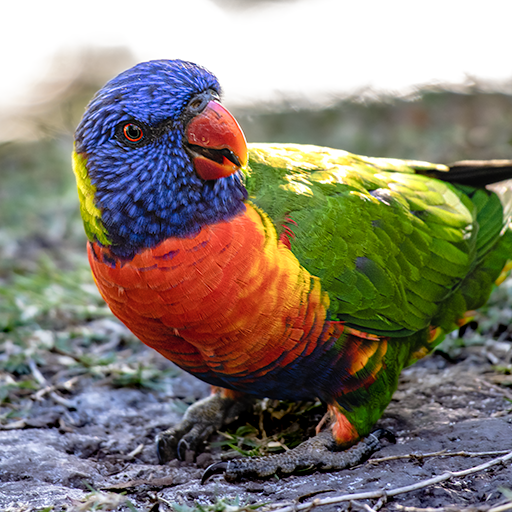
#> input picture CV/2026/birb.png, 512 x 512 px
$ python 2_basics.py
#> lines starting #> are read from the running program, lines starting #| are printed output that depends on the picture; after the words box and inside, x2 and y2 are one past the last pixel; in counts of white or black regions, pixels touching at a corner belong together
import cv2 as cv
import numpy as np


def callback(event,x,y,flags,param):
    if event == cv.EVENT_LBUTTONDOWN:
        # Print the BGR values of the image
        print(param[y, x])

def display_image(winname, img, normalise=False):
    if normalise:
        cv.imshow(winname, (img - np.min(img)) / (np.max(img) - np.min(img)))
    else:
        cv.imshow(winname, img)

def demo():

    # Read the image as a png
    img = cv.imread('birb.png', cv.IMREAD_COLOR)
#> img is the input picture: shape (512, 512, 3); mean B, G, R 116.1, 127.6, 135.2
    if img is None:
        print("No image!")
        return

    cv.imshow('img', img)
    cv.waitKey()

    # Converting to grayscale
    img_gray = cv.cvtColor(img, cv.COLOR_BGR2GRAY)
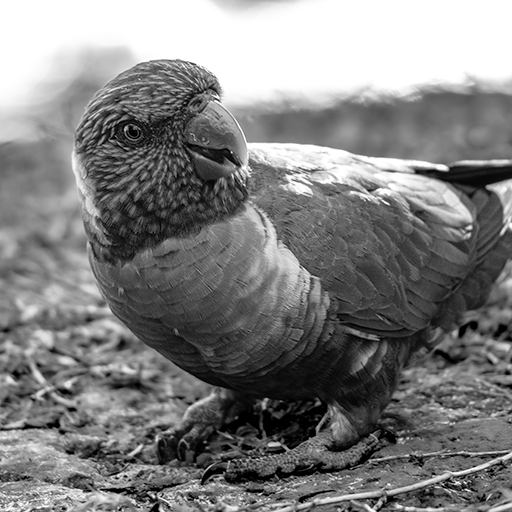
#> img_gray: shape (512, 512); min 0, max 255, mean 128.6
    cv.imshow('img_gray', img_gray)
    cv.waitKey()

    # Cropping
    x, y, w, h = (50, 50, 400, 500)
    img_cropped = img[y:y+h,x:x+w, :]
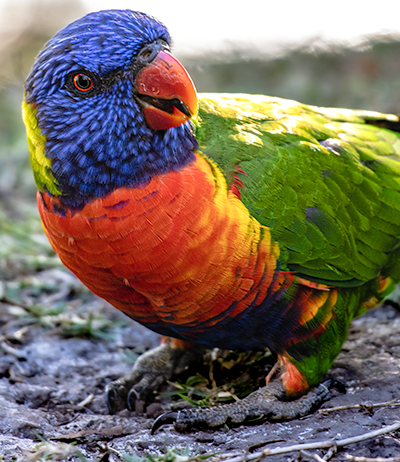
#> img_cropped: shape (462, 400, 3); mean B, G, R 95.6, 108.8, 121.4
    cv.imshow('img_cropped', img_cropped)
    cv.waitKey()

    # Resizing
    img_resized = cv.resize(img, (128, 128))
    cv.imshow('img_resized', img_resized)
    cv.waitKey()

    # Setting values
    x, y, w, h = (100, 100, 50, 50)
    img_set = img.copy()
    img_set[y:y+h,x:x+w, :] = np.array([128, 128, 128])
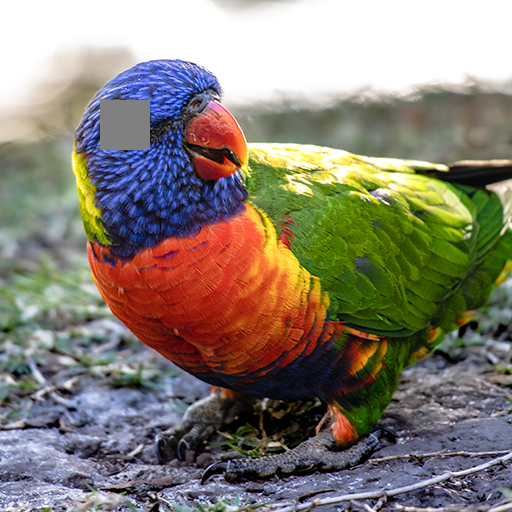
#> img_set: shape (512, 512, 3); 0.95% of pixels changed, all inside (x1, y1, x2, y2) = (100, 100, 150, 150)
    cv.imshow('img_set', img_set)
    cv.waitKey()

    # Evaluating conditions (e.g. clipping)
    img_clipping = img.copy()
    img_clipping[np.mean(img_clipping, axis=2) == 255] = np.array([0, 0, 255])
    img_clipping[np.mean(img_clipping, axis=2) == 0] = np.array([255, 0, 0])
    cv.imshow('img_clipping', img_clipping)
    cv.waitKey()

    # Gaussian blur
    img_gaussian = cv.GaussianBlur(img, (15, 15), 7.0)
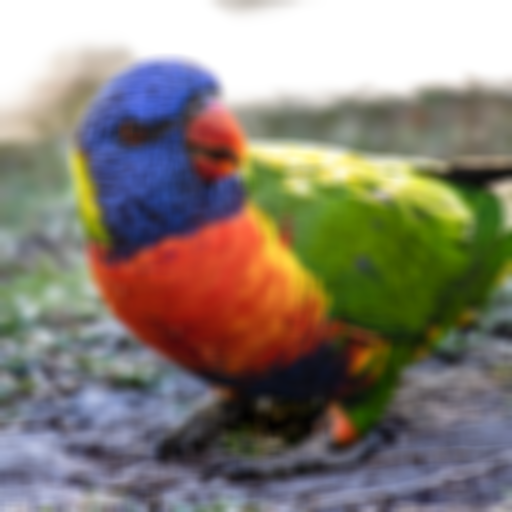
#> img_gaussian: shape (512, 512, 3); mean B, G, R 116.1, 127.6, 135.2
    cv.imshow('img_gaussian', img_gaussian)
    cv.waitKey()

    # Sobel Edge Detector
    img_sobel_x = cv.Sobel(img_gray, cv.CV_64F, 1, 0, ksize=3)
    img_sobel_y = cv.Sobel(img_gray, cv.CV_64F, 0, 1, ksize=3)
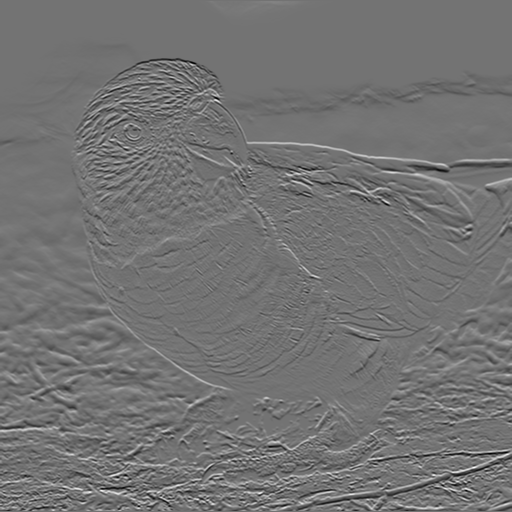
#> img_sobel_y: shape (512, 512) float64; min -787, max 948, mean -1.8; drawn with min black and max white
    img_sobel_norm = np.sqrt(img_sobel_x ** 2 + img_sobel_y ** 2)
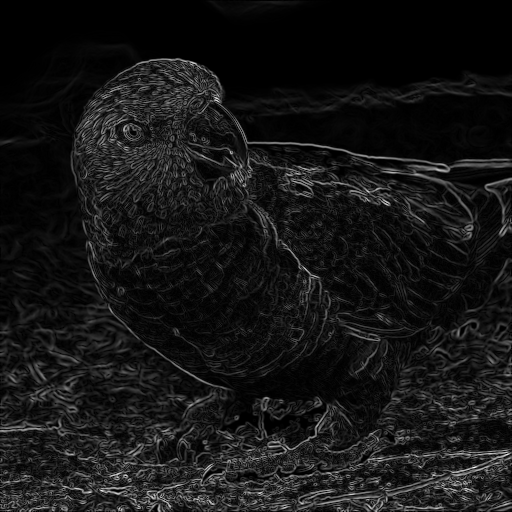
#> img_sobel_norm: shape (512, 512) float64; min 0, max 982, mean 84.6; drawn with min black and max white
    print(np.min(img_sobel_x), np.max(img_sobel_x))
#| -682.0 738.0
    display_image('img_sobel_x', img_sobel_x, normalise=True)
    display_image('img_sobel_y', img_sobel_y, normalise=True)
    cv.imshow('img_sobel_norm', cv.convertScaleAbs(img_sobel_norm))
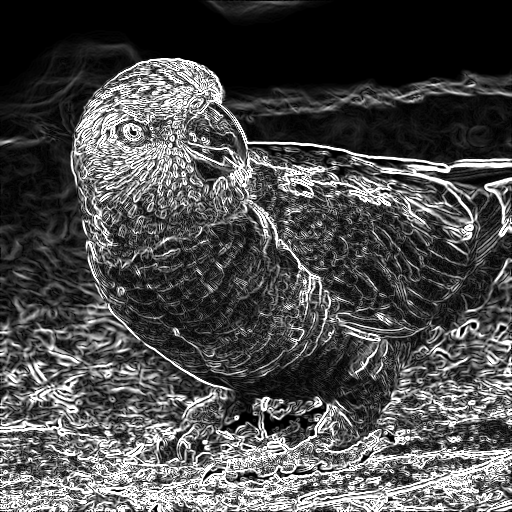
#> window 'img_sobel_norm': shape (512, 512); min 0, max 255, mean 76.9
    cv.waitKey()

    cv.destroyAllWindows()

if __name__ == "__main__":
    demo()
